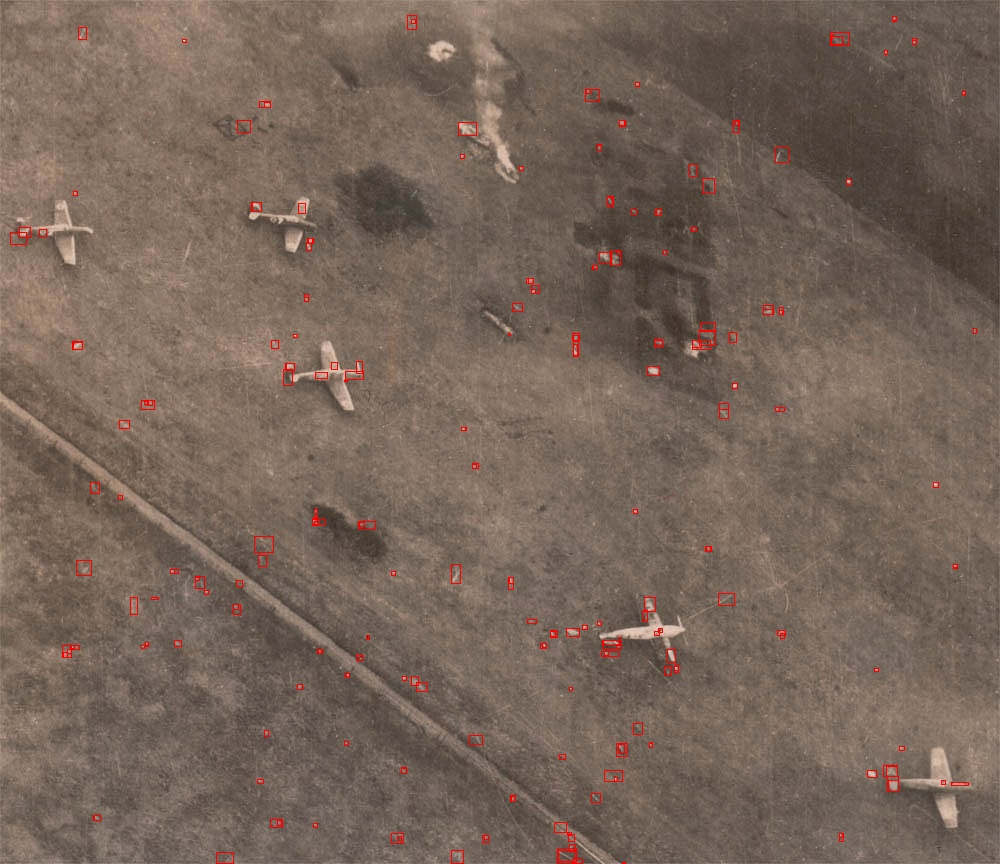
//> input picture examples/res.jpg, 1000 x 864 px
$ ./contours res.jpg   (built with g++ and OpenCV 4)
//> lines starting //> are read from the running program, lines starting //| are printed output that depends on the picture
#include "opencv2/highgui/highgui.hpp"
#include "opencv/cv.hpp"
#include <iostream>

int main(int argc, char* argv[])
{
    if( argc < 2 )
    {
        std::cout << " Usage: ./contours <img1>" << std::endl;
        return -1;
    }

    IplImage *img = cvLoadImage(argv[1]);
//> img is the input picture: 864 rows x 1000 cols, CV_8UC3; mean B, G, R 89.2, 100.8, 118.5
    IplImage *bin_img = cvCreateImage(cvGetSize(img), 8, 1);
    cvCvtColor(img, bin_img, CV_RGB2GRAY);
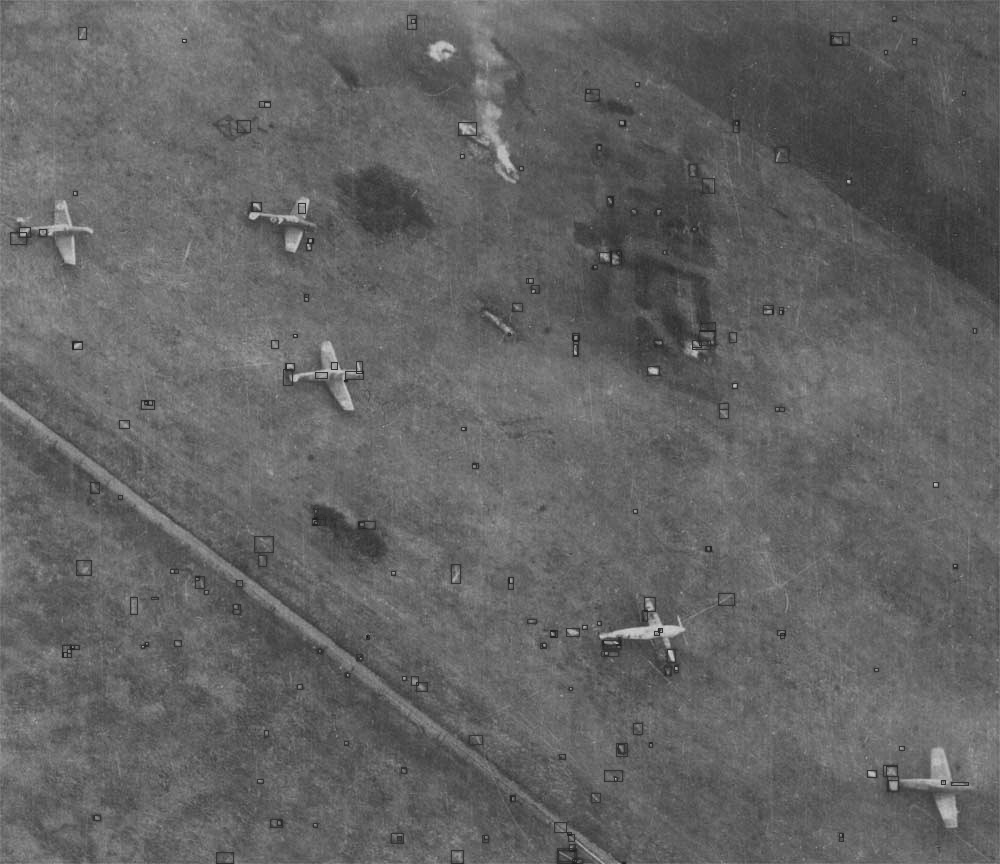
//> bin_img: 864 rows x 1000 cols, CV_8UC1; min 17, max 209, mean 99.3
    cvSmooth(bin_img, bin_img, CV_GAUSSIAN);
    cvCanny(bin_img, bin_img, 50, 150, 3);
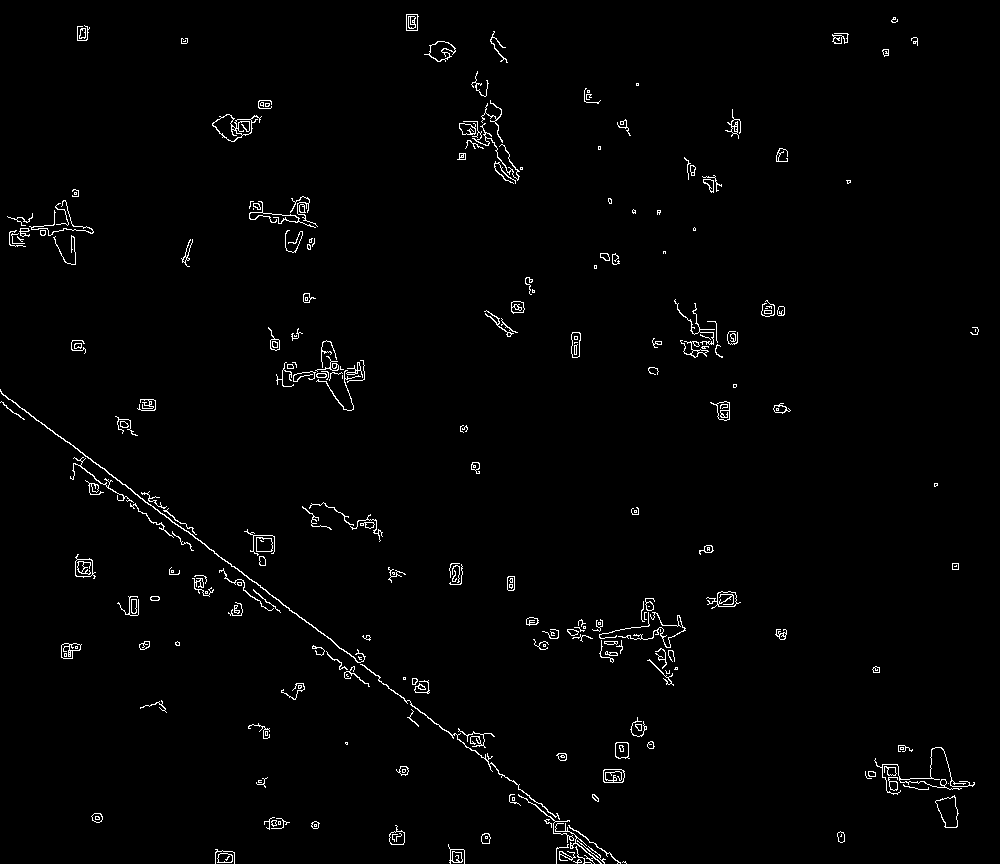
//> bin_img: 864 rows x 1000 cols, CV_8UC1; 1.5% white in thin lines or dots

    CvMemStorage *storage = cvCreateMemStorage(0);
    CvContourScanner traverse = cvStartFindContours(bin_img, storage, sizeof(CvContour), CV_RETR_LIST, CV_CHAIN_APPROX_NONE);
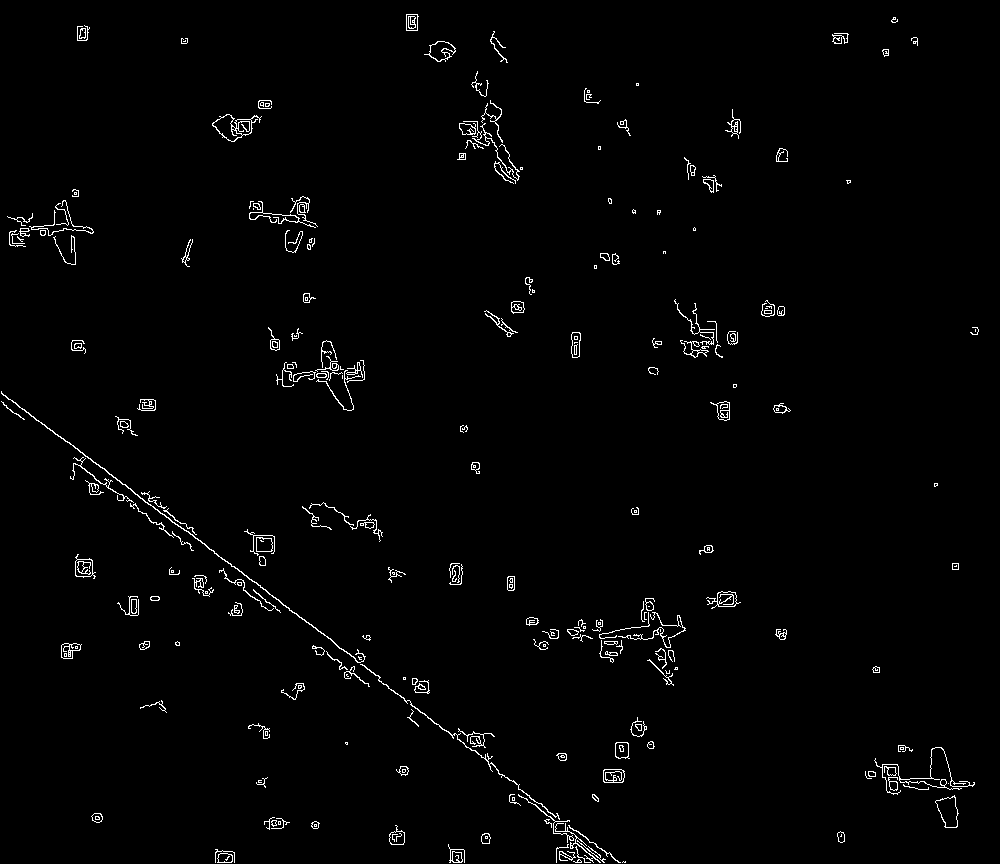
//> bin_img: 864 rows x 1000 cols, CV_8UC1; values 0 (black) and 1 (white), 1.5% white in thin lines or dots

    CvSeq *mContour = 0;
    for (CvSeq *contour = cvFindNextContour(traverse); contour; contour = cvFindNextContour(traverse))
    {
//> (the run ends here: the program needs code that is not available in this run, at `CvRect rect = cvContourBoundingRect(contour);`)
